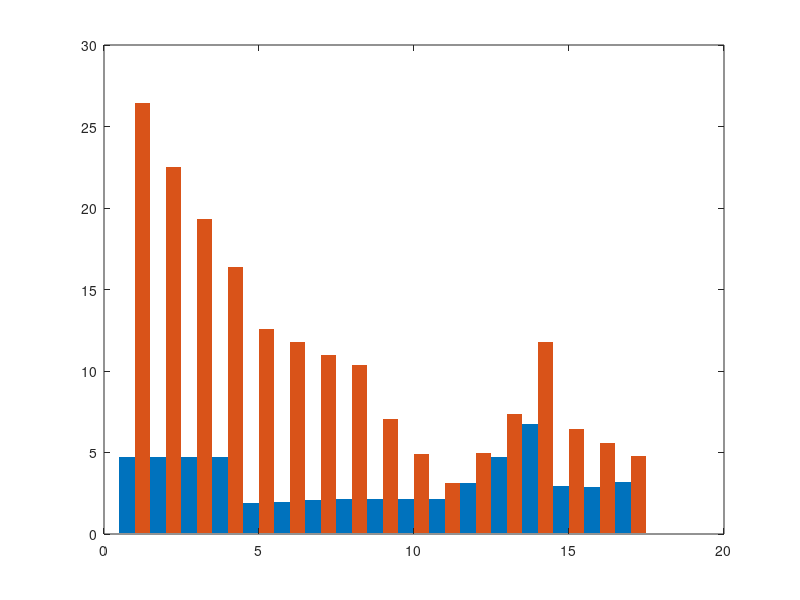

Here is the MATLAB script that generated this plot: (Note: this script raises an error after producing the figure.)
clc
clear all
close all

Wcon = [4.70	4.70	4.70	4.70	1.92	1.99	2.06	2.13	2.13	2.13	2.13	3.14	4.70	6.77	2.92	2.88	3.16];
Wdes = [26.46	22.49	19.33	16.40	12.56	11.77	11.00	10.37	7.08	4.93	3.15	4.98	7.35	11.80	6.44	5.56	4.77];

Eta_con = [0.2048	0.2048	0.2048	0.2048	0.1662	0.2249	0.2744	0.3250	0.3250	0.3250	0.3250	0.2587	0.2048	0.1707	0.2609	0.2594	0.2315];
Eta_des = [0.0364	0.0428	0.0498	0.0588	0.0254	0.0380	0.0514	0.0666	0.0976	0.1401	0.2191	0.1634	0.1311	0.0980	0.1185	0.1343	0.1533];

t_I = [26	26	26	26	26	26	26	26	26	26	26	26	26	26	26	26	26];
t_O = [34	34	34	34	25	28	31	34	34	34	34	34	34	34	34	34	34];

Omega_I = [10.5	10.5	10.5	10.5	14.5	14.5	14.5	14.5	14.5	14.5	14.5	12.5	10.5	8.5     12.5	12.5	12.5];
Omega_O = [20.5	18.5	16.5	14.5	14.5	14.5	14.5	14.5	12.5	10.5	8.5     8.5     8.5     8.5     12.5	12.5	12.5];



figure(1)
set(gcf,'Position',[360   200  680   420]);
% set(0,'defaultAxesFontSize',10)

h1 = bar([Wcon' Wdes'],'BarWidth',1,'EdgeColor','none');
set(h1, {'DisplayName'}, {'Condensing dehumidification','Desiccant wheel dehumidification'}');
colororder('default')
xticks(1:1:17);
xlabel('Case');
ylabel('Power [kW]');



yyaxis right;
h2 = plot(t_I,'s-','MarkerSize',5,'MarkerFaceColor',[0.9290 0.6940 0.1250]);
hold on
h3 = plot(t_O,'o-','MarkerSize',5,'MarkerFaceColor',[0.9290 0.6940 0.1250])
axis([0 18 5 36])
yticks(0:4:36);
ylabel('{\itt} [{\circ}C]');


h4 = plot((Omega_I-5)/(22-5)*(36-5)+5,'s-','Color',[0.4940 0.1840 0.5560],'MarkerSize',5,'MarkerFaceColor','w');
hold on
h5 = plot((Omega_O-5)/(22-5)*(36-5)+5,'o-','Color',[0.4940 0.1840 0.5560],'MarkerSize',5,'MarkerFaceColor','w')


ax = gca;
ax.YAxis(1).MinorTick = 'off';
ax.YAxis(2).MinorTick = 'on';
ax.YAxis(2).MinorTickValues = 2:2:36;
ax.XAxis.TickDirection = 'out';

lgd1= legend([h1],{'Condensing dehumidification','Desiccant wheel dehumidification','t_I','t_O','\omega_I','\omega_O'}, ... 
    'Location', 'southoutside','Orientation','horizontal','box','off');

hidden_ax = axes('Visible','off','NextPlot','add');
h2 = plot(t_I,'s-','Color',[0.9290 0.6940 0.1250],'MarkerFaceColor',[0.9290 0.6940 0.1250]);
h3 = plot(t_I,'o-','Color',[0.9290 0.6940 0.1250],'MarkerSize',4,'MarkerFaceColor',[0.9290 0.6940 0.1250])
h4 = plot(t_I,'s-','Color',[0.4940 0.1840 0.5560],'MarkerFaceColor','w');
h5 = plot(t_I,'o-','Color',[0.4940 0.1840 0.5560],'MarkerSize',5,'MarkerFaceColor','w')

[lgd2, objs] = legend([h2 h3 h4 h5],{'{\itt}_I','{\itt}_O','\omega_I','\omega_O'}, ... 
    'Location', 'southoutside','Orientation','horizontal','AutoUpdate','off','box','off');


delete(h2); delete(h3); delete(h4); delete(h5);


pos = ax.Position;
offset = 0.1;
% %Reduce width of the two axes generated by plotyy
pos(3) = pos(3) - 0.1;
set(ax,'position',pos);
%Determine the position of the third axes
pos(3) = pos(3) + 0.1;
ax2=axes('Position',pos,'box','off','Color',[0 0 0 0],'XColor',[0 0 0 0], ... 
    'YColor',[0.4940 0.1840 0.5560],'XTick',[],'YAxisLocation','right','Layer','bottom');
axis(([0 18 5 22]));
ylabel('\omega [g/kg]');

ax2.YAxis.MinorTick = 'on';
ax2.YAxis.MinorTickValues = 5:1:22;



linewidth = 2.5;
fontsize = 10;
markersize = 120;

% set(ax,'LineWidth',linewidth/2,'FontSize',fontsize);
% set(ax2,'LineWidth',linewidth/2,'FontSize',fontsize);

% 
% % lgd.Position = [ 0.1300    0.1016    0.6750    0.0460];
% lgd = legend(ax,[h1],{'Condensing dehumidification','Desiccant wheel dehumidification','t_I','t_O','\omega_I','\omega_O'}, ... 
%     'Location', 'southoutside','Orientation','horizontal');
% % lgd2 = legend([h1 h2 h3 h4 h5],{'Condensing dehumidification','Desiccant wheel dehumidification','ti','to','omegaI','omegaO'}, ... 
% %     'Location', 'southoutside','Orientation','horizontal');
% 
% lgd.NumColumns = 2;
% 
% legend(ax2,[h2 h3 h4 h5],{'t_I','t_O','\omega_I','\omega_O'}, ... 
%     'Location', 'southoutside','Orientation','horizontal','Color','w');
% 
% pos = ax.Position;
% offset = 0.1;
% % %Reduce width of the two axes generated by plotyy
% pos(3) = pos(3) - 0.1;
% set(ax2,'position',pos);

% lgd2.NumColumns = 2;
lgd2.Position([1 3]) = lgd1.Position([1 3]);
lgd2.Position(2) = lgd1.Position(2)-lgd2.Position(4);

